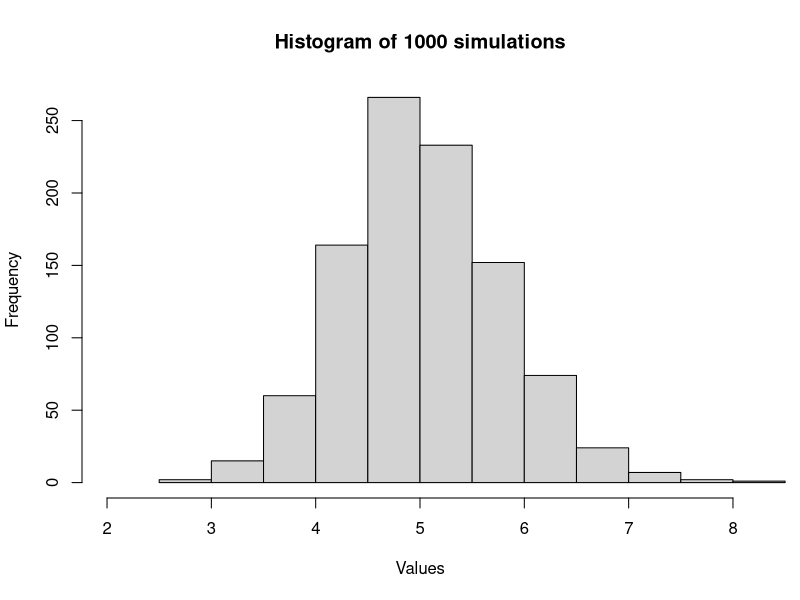
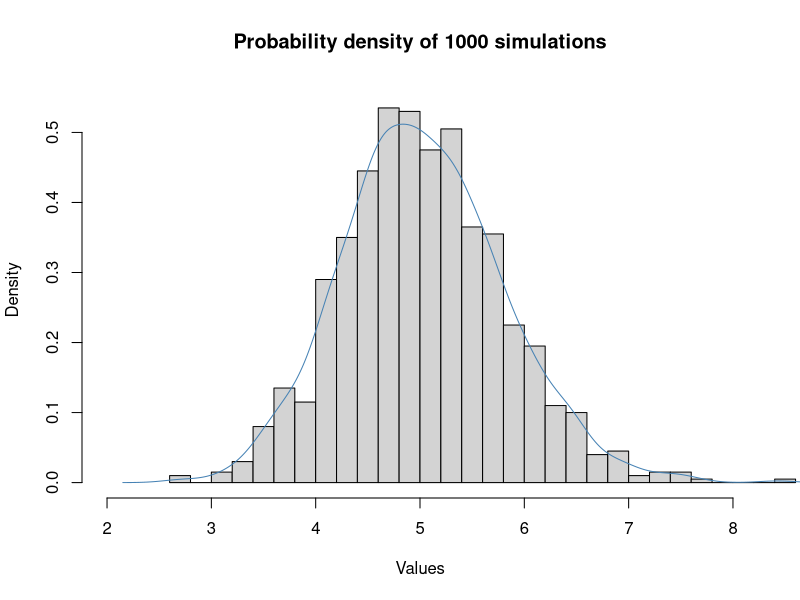
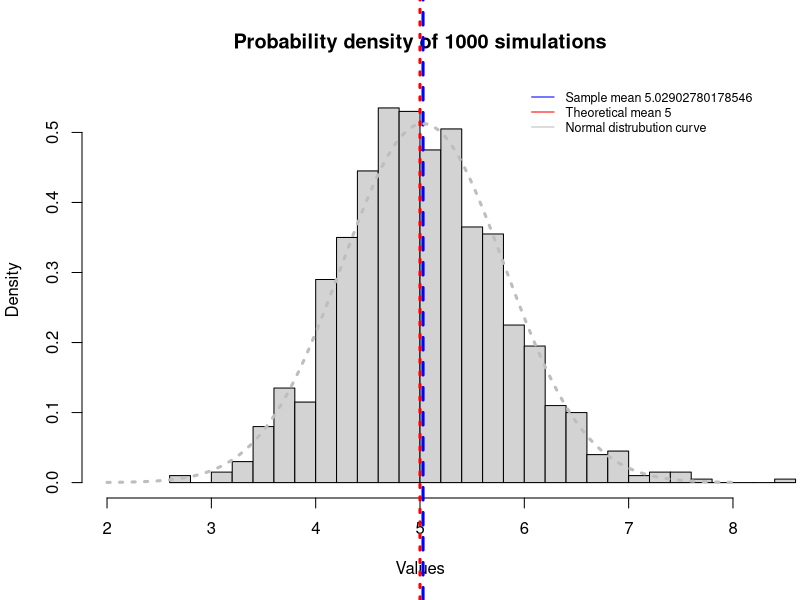
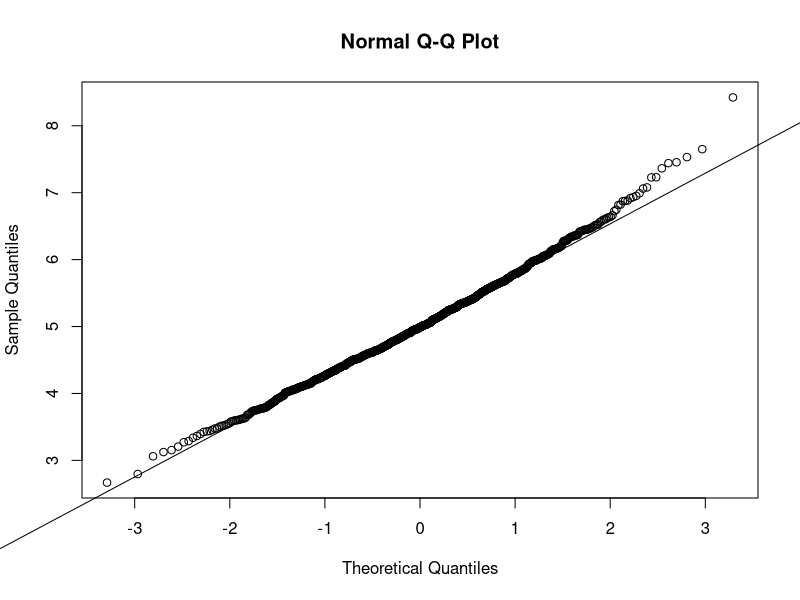

Reproduce these figures in R, in order.
## ---- chunk 1
##Set environment
##setwd("C:/Users/User/Desktop/Statistical Inference/")
library(knitr)
library(plotrix)
opts_chunk$set(echo=TRUE, eval=TRUE, fig.height=5)
## ---- chunk 2
##Set parameter, sample size and simulation size
lambda <- 0.2
n <- 40
N <- 1000

##Set seed for random draw
set.seed(999)
## ---- chunk 3
##Simulate N times and calculate mean and standard deviation
meanValue <- NULL ##Initialize
meanStd <-NULL

for (i in 1:N){
  
  ##Calculate mean and std of sample means for each simulation
  expo <- rexp(n, lambda)
  mean <- mean(expo)
  std <- sd(expo)
  meanValue <- c(meanValue, mean)
  meanStd <- c(meanStd, std)
  
} ##End for
## ---- chunk 4
# All plotting is clipped to the 2*1 device region
par(mfrow = c(1,1), xpd=NA)

##Plot histogram of frequency and probability density
expoHistFreq <- hist(meanValue, freq=TRUE, xlim=c(2,8), 
                     main=paste("Histogram of",N,"simulations"), xlab="Values")

expoHistProb <- hist(meanValue, freq=FALSE, xlim=c(2,8), ylim=c(0,0.55), breaks=25, 
                     main=paste("Probability density of",N,"simulations"), xlab="Values")
lines(density(meanValue), col="steelblue") ##Simulated Gaussian probability density curve
## ---- chunk 5
##Sample mean and sample variance
meanSample <- mean(meanValue)
stdSample <- sd(meanValue)

##Theoretical mean and theoretical variance
meanThy <- 1/lambda
stdThy <- 1/lambda

##Compare sample mean and theoretical mean
meanSample ##meanSample=meanThy
meanThy

##Compare sample variance and theoretical variance
stdSample ##stdSample=stdThy/sqrt(n)
stdThy

##Plot and compare sample mean with theoretical mean
par(mfrow = c(1,1))

hist(meanValue, freq=FALSE, xlim=c(2,8), ylim=c(0,0.55), breaks=25, 
     main=paste("Probability density of",N,"simulations"), xlab="Values")

abline(v=meanSample, col="blue", lwd=3, lty=2) ##Plot sample mean
abline(v=meanThy, col="red", lwd=3, lty=9) ##Plot theoretical mean

##Plot theoretical normal distribution density curve
x <- seq(min(meanValue), max(meanValue))

curve(dnorm(x, mean=meanSample, sd=stdSample), col="gray", lwd=3, lty=3, add=TRUE)

legend('topright', c(paste("Sample mean", meanSample), paste("Theoretical mean", meanThy), 
                     "Normal distrubution curve"), lty=1, col=c('blue', 'red', "gray"), 
       bty='n', cex=.75) ##Add indicators
## ---- chunk 6
##Q-Q plot of mean values to show normality
qqnorm(meanValue)
qqline(meanValue)
